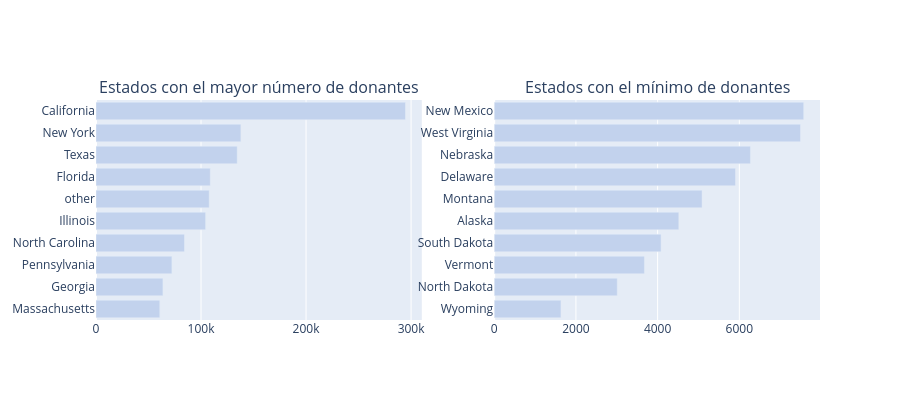

The cell this chart's notebook holds for it:
### Code cell
def bar_hor(df, col, title, color, w=None, h=None, lm=0, limit=100, return_trace=False, rev=False):
    cnt_srs = df[col].value_counts()
    yy = cnt_srs.head(limit).index[::-1] 
    xx = cnt_srs.head(limit).values[::-1] 
    if rev:
        yy = cnt_srs.tail(limit).index[::-1] 
        xx = cnt_srs.tail(limit).values[::-1] 
        
    
    trace = go.Bar(y=yy, x=xx, orientation = 'h', marker=dict(color=color))
    if return_trace:
        return trace 
    layout = dict(title=title, margin=dict(l=lm), width=w, height=h)
    data = [trace]
    fig = go.Figure(data=data, layout=layout)
    iplot(fig)

def bar_hor_noagg(x, y, title, color, w=None, h=None, lm=0, limit=100, rt=False):
    trace = go.Bar(y=x, x=y, orientation = 'h', marker=dict(color=color))
    if rt:
        return trace
    layout = dict(title=title, margin=dict(l=lm), width=w, height=h)
    data = [trace]
    fig = go.Figure(data=data, layout=layout)
    iplot(fig)


def bar_ver_noagg(x, y, title, color, w=None, h=None, lm=0, rt = False):
    trace = go.Bar(y=y, x=x, marker=dict(color=color))
    if rt:
        return trace
    layout = dict(title=title, margin=dict(l=lm), width=w, height=h)
    data = [trace]
    fig = go.Figure(data=data, layout=layout)
    iplot(fig)

    
trace1 = bar_hor(donors_df, 'Donor City', "Top Cities with maximum Donors", '#c2d2ed', 500, 400, 200, limit = 10, return_trace=True)
trace2 = bar_hor(donors_df, 'Donor State', "Top States with maximum Donors", '#c2d2ed', 500, 400, 200, limit = 10, return_trace=True)
trace4 = bar_hor(donors_df, 'Donor State', "Top States with maximum Donors", '#c2d2ed', 600, 400, 200, limit = 10, return_trace=True, rev=True)


fig = make_subplots(rows=1, cols=2, print_grid=False, subplot_titles = ['Estados con el mayor número de donantes','Estados con el mínimo de donantes'])
# fig = make_subplots(rows=2, cols=2, specs=[[{}, {}], [{'colspan': 2}, None]], print_grid=False, subplot_titles = ['States with maximum Donors','States with minimum Donors', 'Cities with maximum Donors'])
fig.append_trace(trace2, 1, 1);
fig.append_trace(trace4, 1, 2);
# fig.append_trace(trace1, 2, 1);

fig['layout'].update(height=400, showlegend=False);
iplot(fig);

### Figure 1 — Plotly figure (JSON) as saved in the notebook; plotly's stock layout.template omitted (floating-point values rounded to 4 significant figures)
{"data": [{"marker": {"color": "#c2d2ed"}, "orientation": "h", "type": "bar", "x": [60730, 63731, 72280, 84250, 104381, 107809, 108828, 134449, 137957, 294695], "xaxis": "x", "y": ["Massachusetts", "Georgia", "Pennsylvania", "North Carolina", "Illinois", "other", "Florida", "Texas", "New York", "California"], "yaxis": "y"}, {"marker": {"color": "#c2d2ed"}, "orientation": "h", "type": "bar", "x": [1634, 3012, 3677, 4084, 4519, 5088, 5906, 6272, 7497, 7576], "xaxis": "x2", "y": ["Wyoming", "North Dakota", "Vermont", "South Dakota", "Alaska", "Montana", "Delaware", "Nebraska", "West Virginia", "New Mexico"], "yaxis": "y2"}], "layout": {"annotations": [{"font": {"size": 16}, "showarrow": false, "text": "Estados con el mayor número de donantes", "x": 0.225, "xanchor": "center", "xref": "paper", "y": 1, "yanchor": "bottom", "yref": "paper"}, {"font": {"size": 16}, "showarrow": false, "text": "Estados con el mínimo de donantes", "x": 0.775, "xanchor": "center", "xref": "paper", "y": 1, "yanchor": "bottom", "yref": "paper"}], "height": 400, "showlegend": false, "xaxis": {"anchor": "y", "domain": [0, 0.45]}, "xaxis2": {"anchor": "y2", "domain": [0.55, 1]}, "yaxis": {"anchor": "x", "domain": [0, 1]}, "yaxis2": {"anchor": "x2", "domain": [0, 1]}}}
